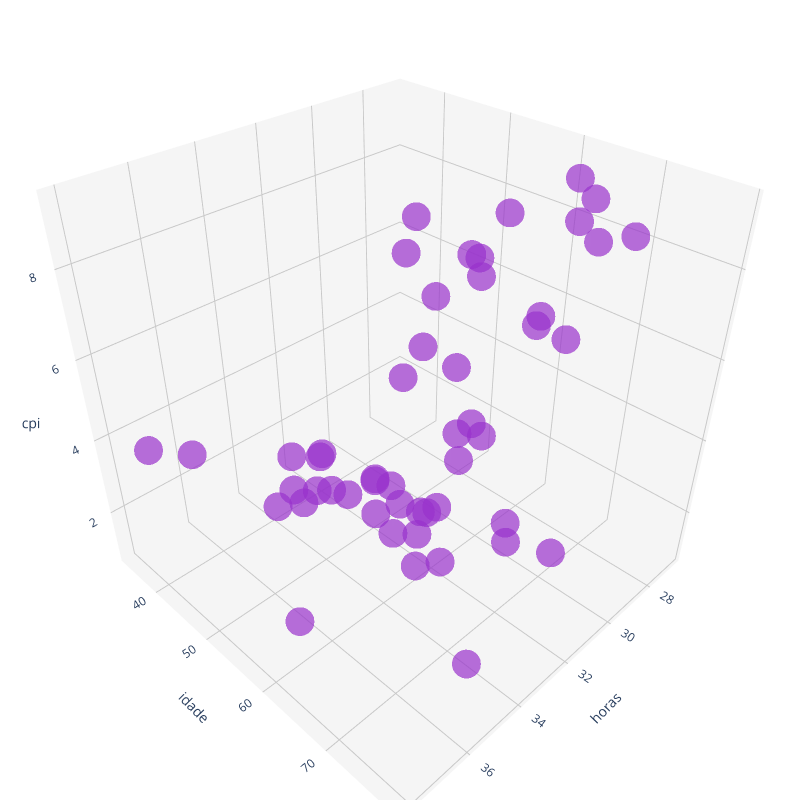

The code cell stored with this chart in its notebook:
### Code cell
# In[EXEMPLO 2]:
#############################################################################
#                         REGRESSÃO LINEAR MÚLTIPLA                         #
#                 EXEMPLO 2 - CARREGAMENTO DA BASE DE DADOS                 #
#############################################################################

df_paises = pd.read_csv('data/paises.csv', delimiter=',', encoding="utf-8")
df_paises

#Características das variáveis do dataset
df_paises.info()

#Estatísticas univariadas
df_paises.describe()

# In[2.1]: Gráfico 3D com scatter gerado em HTML e aberto no browser
#(figura 'EXEMPLO2_scatter3D.html' salva na pasta do curso)

trace = go.Scatter3d(
    x=df_paises['horas'], 
    y=df_paises['idade'], 
    z=df_paises['cpi'], 
    mode='markers',
    marker={
        'size': 10,
        'color': 'darkorchid',
        'opacity': 0.7,
    },
)

layout = go.Layout(
    margin={'l': 0, 'r': 0, 'b': 0, 't': 0},
    width=800,
    height=800,
    plot_bgcolor='white',
    scene=dict(
        xaxis=dict(
            gridcolor='rgb(200, 200, 200)',
            backgroundcolor='whitesmoke'
        ),
        yaxis=dict(
            gridcolor='rgb(200, 200, 200)',
            backgroundcolor='whitesmoke'
        ),
        zaxis=dict(
            gridcolor='rgb(200, 200, 200)',
            backgroundcolor='whitesmoke'
        )
    )
)

data = [trace]

plot_figure = go.Figure(data=data, layout=layout)
plot_figure.update_layout(scene=dict(
    xaxis_title='horas',
    yaxis_title='idade',
    zaxis_title='cpi'
))

plot_figure.show()

### Figure 1 — Plotly figure (JSON) as saved in the notebook; plotly's stock layout.template omitted (floating-point values rounded to 4 significant figures)
{"data": [{"marker": {"color": "darkorchid", "opacity": 0.7, "size": 10}, "mode": "markers", "type": "scatter3d", "x": [35, 32, 32, 30.1, 35, 33.4, 34, 34, 33, 32, 38.1, 30, 32, 30, 27.5, 30, 31, 29.8, 33.5, 32, 31.3, 35.1, 32, 33.9, 32.4, 31.7, 32.8, 26.8, 31, 27.1, 33.2, 34.7, 38, 33.2, 34.5, 34.9, 33.8, 34.5, 37.8, 31.8, 30, 32, 32, 34.1, 31.2, 34.5, 32.8, 32.1, 34.5, 34.9], "y": [72, 64, 72, 67, 59, 61, 70, 49, 79, 58, 42, 76, 59, 70, 66, 60, 53, 56, 63, 42, 63, 66, 58, 44, 62, 39, 73, 61, 65, 64, 58, 75, 50, 69, 67, 46, 58, 61, 64, 62, 70, 65, 34, 63, 68, 61, 44, 60, 65, 51], "z": [3.9, 8.7, 7.9, 7.1, 4, 8.9, 6.2, 2.5, 4, 6.3, 4.6, 9.3, 2.1, 6.8, 7.9, 3.5, 8.5, 2.3, 1.8, 0.8, 8, 3.9, 2, 1.9, 2.8, 1.5, 3.4, 8.8, 9.3, 8.6, 3.3, 1.4, 5.3, 6, 3.7, 2.1, 3.7, 3.5, 2.8, 6.1, 9.2, 8.7, 1, 3.8, 2.5, 4.4, 2.4, 7.6, 7.1, 2.8]}], "layout": {"height": 800, "margin": {"b": 0, "l": 0, "r": 0, "t": 0}, "plot_bgcolor": "white", "scene": {"xaxis": {"backgroundcolor": "whitesmoke", "gridcolor": "rgb(200, 200, 200)", "title": {"text": "horas"}}, "yaxis": {"backgroundcolor": "whitesmoke", "gridcolor": "rgb(200, 200, 200)", "title": {"text": "idade"}}, "zaxis": {"backgroundcolor": "whitesmoke", "gridcolor": "rgb(200, 200, 200)", "title": {"text": "cpi"}}}, "width": 800}}
